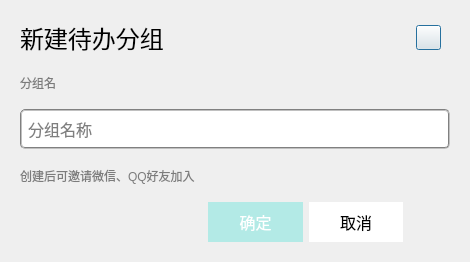
<?xml version="1.0" encoding="UTF-8"?>
<ui version="4.0">
 <class>KAddGroupDialog</class>
 <widget class="QDialog" name="KAddGroupDialog">
  <property name="geometry">
   <rect>
    <x>0</x>
    <y>0</y>
    <width>470</width>
    <height>262</height>
   </rect>
  </property>
  <property name="windowTitle">
   <string>KAddGroupDialog</string>
  </property>
  <layout class="QVBoxLayout" name="verticalLayout_2">
   <item>
    <layout class="QVBoxLayout" name="verticalLayout" stretch="2,1,1,1,1">
     <property name="leftMargin">
      <number>9</number>
     </property>
     <property name="topMargin">
      <number>9</number>
     </property>
     <property name="rightMargin">
      <number>9</number>
     </property>
     <property name="bottomMargin">
      <number>9</number>
     </property>
     <item>
      <layout class="QHBoxLayout" name="horizontalLayout_4" stretch="1,4,1">
       <property name="rightMargin">
        <number>9</number>
       </property>
       <item>
        <widget class="QLabel" name="label">
         <property name="font">
          <font>
           <family>Agency FB</family>
           <pointsize>18</pointsize>
          </font>
         </property>
         <property name="text">
          <string>新建待办分组</string>
         </property>
        </widget>
       </item>
       <item>
        <spacer name="horizontalSpacer_5">
         <property name="orientation">
          <enum>Qt::Horizontal</enum>
         </property>
         <property name="sizeHint" stdset="0">
          <size>
           <width>40</width>
           <height>20</height>
          </size>
         </property>
        </spacer>
       </item>
       <item>
        <widget class="QPushButton" name="pbnClose">
         <property name="sizePolicy">
          <sizepolicy hsizetype="Maximum" vsizetype="Maximum">
           <horstretch>0</horstretch>
           <verstretch>0</verstretch>
          </sizepolicy>
         </property>
         <property name="minimumSize">
          <size>
           <width>25</width>
           <height>25</height>
          </size>
         </property>
         <property name="maximumSize">
          <size>
           <width>25</width>
           <height>25</height>
          </size>
         </property>
         <property name="text">
          <string/>
         </property>
         <property name="icon">
          <iconset resource="ktodomainwindow.qrc">
           <normaloff>:/KTodoMainWindow/images/close.png</normaloff>:/KTodoMainWindow/images/close.png</iconset>
         </property>
        </widget>
       </item>
      </layout>
     </item>
     <item>
      <layout class="QHBoxLayout" name="horizontalLayout_3" stretch="1,1">
       <item>
        <widget class="QLabel" name="label_2">
         <property name="styleSheet">
          <string notr="true">color: rgb(124, 124, 124);</string>
         </property>
         <property name="text">
          <string>分组名</string>
         </property>
        </widget>
       </item>
       <item>
        <spacer name="horizontalSpacer_4">
         <property name="orientation">
          <enum>Qt::Horizontal</enum>
         </property>
         <property name="sizeHint" stdset="0">
          <size>
           <width>40</width>
           <height>20</height>
          </size>
         </property>
        </spacer>
       </item>
      </layout>
     </item>
     <item>
      <widget class="QLineEdit" name="lineEditGroupName">
       <property name="sizePolicy">
        <sizepolicy hsizetype="Expanding" vsizetype="Expanding">
         <horstretch>0</horstretch>
         <verstretch>0</verstretch>
        </sizepolicy>
       </property>
       <property name="font">
        <font>
         <family>楷体</family>
         <pointsize>12</pointsize>
        </font>
       </property>
       <property name="styleSheet">
        <string notr="true">border:2px groove gray;
border-radius:5px;
padding:2px 4px;</string>
       </property>
       <property name="placeholderText">
        <string>分组名称</string>
       </property>
      </widget>
     </item>
     <item>
      <layout class="QHBoxLayout" name="horizontalLayout_2" stretch="1,1">
       <item>
        <widget class="QLabel" name="label_3">
         <property name="styleSheet">
          <string notr="true">color: rgb(124, 124, 124);</string>
         </property>
         <property name="text">
          <string>创建后可邀请微信、QQ好友加入</string>
         </property>
        </widget>
       </item>
       <item>
        <spacer name="horizontalSpacer_3">
         <property name="orientation">
          <enum>Qt::Horizontal</enum>
         </property>
         <property name="sizeHint" stdset="0">
          <size>
           <width>40</width>
           <height>20</height>
          </size>
         </property>
        </spacer>
       </item>
      </layout>
     </item>
     <item>
      <layout class="QHBoxLayout" name="horizontalLayout" stretch="4,2,2,1">
       <item>
        <spacer name="horizontalSpacer">
         <property name="orientation">
          <enum>Qt::Horizontal</enum>
         </property>
         <property name="sizeHint" stdset="0">
          <size>
           <width>40</width>
           <height>20</height>
          </size>
         </property>
        </spacer>
       </item>
       <item>
        <widget class="QPushButton" name="pbnOK">
         <property name="enabled">
          <bool>false</bool>
         </property>
         <property name="sizePolicy">
          <sizepolicy hsizetype="Expanding" vsizetype="Expanding">
           <horstretch>0</horstretch>
           <verstretch>0</verstretch>
          </sizepolicy>
         </property>
         <property name="font">
          <font>
           <family>Agency FB</family>
           <pointsize>12</pointsize>
          </font>
         </property>
         <property name="styleSheet">
          <string notr="true">background-color: rgb(179, 234, 230);
color: rgb(255, 255, 255);
border:none;</string>
         </property>
         <property name="text">
          <string>确定</string>
         </property>
        </widget>
       </item>
       <item>
        <widget class="QPushButton" name="pbnCancel">
         <property name="sizePolicy">
          <sizepolicy hsizetype="Expanding" vsizetype="Expanding">
           <horstretch>0</horstretch>
           <verstretch>0</verstretch>
          </sizepolicy>
         </property>
         <property name="font">
          <font>
           <family>Agency FB</family>
           <pointsize>12</pointsize>
          </font>
         </property>
         <property name="styleSheet">
          <string notr="true">border:none;
background-color: rgb(255, 255, 255);</string>
         </property>
         <property name="text">
          <string>取消</string>
         </property>
        </widget>
       </item>
       <item>
        <spacer name="horizontalSpacer_2">
         <property name="orientation">
          <enum>Qt::Horizontal</enum>
         </property>
         <property name="sizeHint" stdset="0">
          <size>
           <width>40</width>
           <height>20</height>
          </size>
         </property>
        </spacer>
       </item>
      </layout>
     </item>
    </layout>
   </item>
  </layout>
 </widget>
 <layoutdefault spacing="6" margin="11"/>
 <resources>
  <include location="ktodomainwindow.qrc"/>
 </resources>
 <connections/>
</ui>
